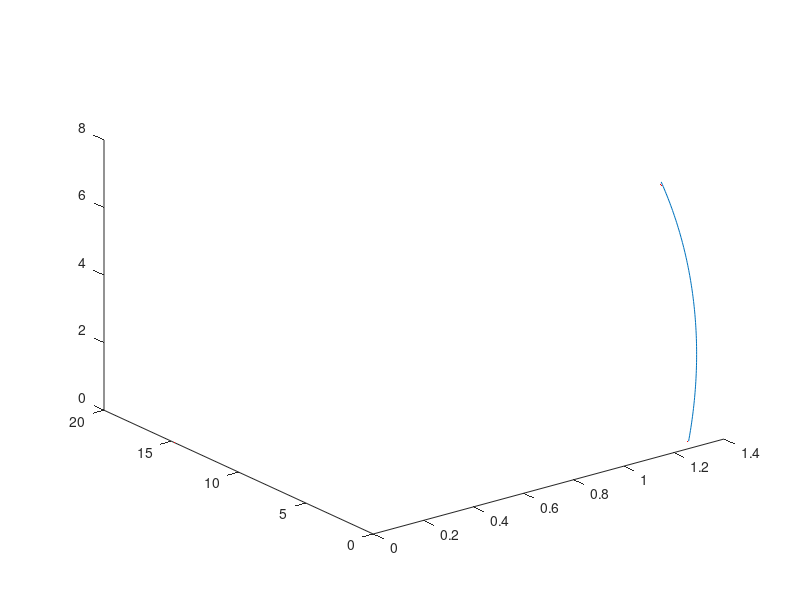

Write MATLAB code to recreate this figure.
clear;
clc;
n=[1.2990 0.7500 0]';
N=[1.2990 2.7607 7.2254]';
O=[0 14.7376 0]';
R1=n-O;
R2=N-O;
theta=subspace(R1,R2);
R=[];
R=[R1,R];
X=[];
W=cross(R1,R2);
th=linspace(0,theta,100);
dt=(th(2)-th(1))/norm(W);
for m=1:length(th)
    Rota=R(:,end)+cross(W,R(:,end))*dt;
    R=[R,Rota];
    X=[X,O+Rota];
end
X=[n,X,N];
plot3(X(1,:),X(2,:),X(3,:));
hold on
plot3(n(1),n(2),n(3),'r.');
hold on
plot3(N(1),N(2),N(3),'r.');
hold on
plot3(O(1),O(2),O(3),'r.');